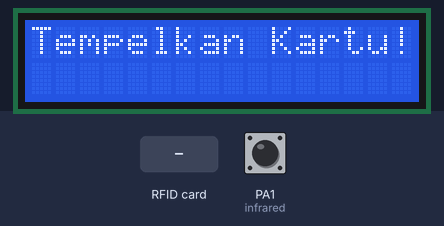
A sketch run on a simulated STM32 Blue Pill. On the bench: 16×2 character LCD. The test bench sets the inputs (shaded band); at power-on: PA1 (infrared) HIGH.

Above: at 1.8 s.
1.9 s: RFID card 5E 7A 19 C4 held to the reader
At 2.3 s:
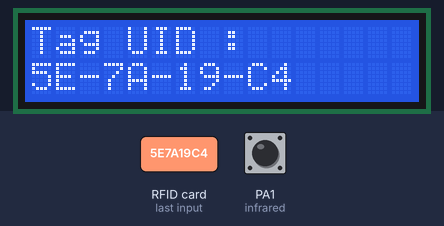
At 2.8 s:
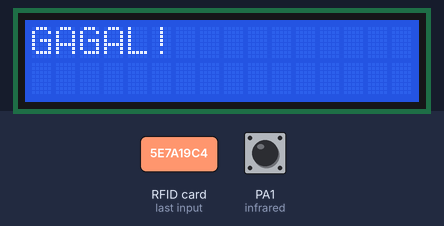
Timing chart, 0 to 4.9 s (numbered marks = the images above; inputs shaded):
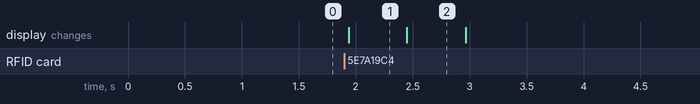

The sketch:

STM32_RFID.ino
```cpp
//menggunakan library
#include<SPI.h>
#include<MFRC522.h>
#include<LiquidCrystal_I2C.h>

//inisialisasi variable rfid
#define SS_PIN PB9
#define RST_PIN PB0

MFRC522 mfrc522(SS_PIN, RST_PIN);

//inisialisasi variable lcd
LiquidCrystal_I2C lcd(0x27, 16, 2);

//inisialisasi variable infrared
int infrared = PA1;

//inisialisasi variable tambahan
String uidString;
int kunci = 0;

void setup() {
  // setup baudrate
  Serial.begin(9600);

  //initiate spi bus
  SPI.begin();

  //initiate mfrc522
  mfrc522.PCD_Init();

  //setup pin mode input atau output
  pinMode(infrared,INPUT);

  //initiate lcd
  lcd.begin();

  //print serial
  lcd.clear();
  lcd.setCursor(0,0);
  lcd.print("Tempelkan Kartu!");
  delay(500);
}

void loop() {
  //baca data
  if(mfrc522.PICC_IsNewCardPresent() && kunci == 0){
    readRFID();
    lcd.clear();
    lcd.setCursor(0,0);
    lcd.print("Tag UID : ");
    lcd.setCursor(0,1);
    lcd.print(uidString);
    delay(500);

    if(uidString == "A-A8-90-15"){
      lcd.clear();
      lcd.setCursor(0,0);
      lcd.print("BERHASIL!");
      delay(500);
      lcd.setCursor(0,1);
      lcd.print("Gerbang dibuka");
      delay(1000);
      lcd.clear();
      lcd.setCursor(0,0);
      lcd.print("Silakan Masuk");
      kunci = 1;
    }else{
      lcd.clear();
      lcd.setCursor(0,0);
      lcd.print("GAGAL!");
      delay(500);
      lcd.clear();
      lcd.setCursor(0,0);
      lcd.print("Tempelkan Kartu!");
      delay(500);
    }
  }

  infraredNyala();

}

void readRFID(){
  mfrc522.PICC_ReadCardSerial();
  uidString = String(mfrc522.uid.uidByte[0], HEX) + "-" +
              String(mfrc522.uid.uidByte[1], HEX) + "-" +
              String(mfrc522.uid.uidByte[2], HEX) + "-" +
              String(mfrc522.uid.uidByte[3], HEX);
              uidString.toUpperCase();
}

void infraredNyala(){
  //baca data
  int readInfrared = digitalRead(infrared);

  if(readInfrared == 0 && kunci == 1){
    delay(1000);
    lcd.clear();
    lcd.setCursor(0,0);
    lcd.print("Gerbang ditutup");
    delay(1000);
    lcd.clear();
    lcd.setCursor(0,0);
    lcd.print("Tempelkan Kartu!");
    kunci = 0;
  }

}
```

Measured:
- after the input at 1.9 s, the display: changes at once (image 1)
- what the display in image 1 shows lasts 0.5 s, from 1.9 s to 2.4 s
